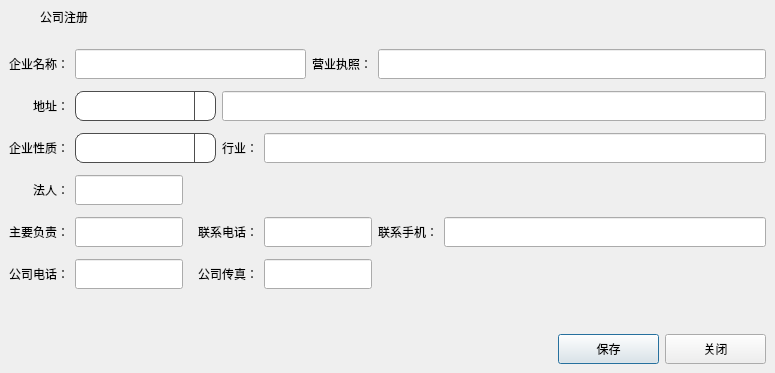
<?xml version="1.0" encoding="UTF-8"?>
<ui version="4.0">
 <class>CompanyRegister</class>
 <widget class="QDialog" name="CompanyRegister">
  <property name="geometry">
   <rect>
    <x>0</x>
    <y>0</y>
    <width>775</width>
    <height>373</height>
   </rect>
  </property>
  <property name="windowTitle">
   <string>公司注册</string>
  </property>
  <property name="styleSheet">
   <string notr="true">QComboBox{
font: 14pt &quot;WenQuanYi Micro Hei&quot;;
border-radius: 8px;
padding: 1px 10px 1px 10px;
border: 1px solid #4D4D4D;
}
QComboBox QAbstractItemView{
background-color:#4D4D4D;
color:white;
selection-background-color: rgb(56,117,215);
}
QComboBox::drop-down {
subcontrol-origin: padding;
subcontrol-position: top right;
width: 20px;
border-left-width: 1px;
border-left-style: solid;
border-top-right-radius: 3px;
border-bottom-right-radius: 3px;
border-left-color: #4D4D4D;
}
QComboBox::down-arrow{
image: url(:/image/images/arrow_down.png);
}
QComboBox::down-arrow:pressed{
position:relative;
top:1px;
left:1px;
}
</string>
  </property>
  <layout class="QVBoxLayout" name="verticalLayout">
   <property name="leftMargin">
    <number>0</number>
   </property>
   <property name="topMargin">
    <number>0</number>
   </property>
   <property name="rightMargin">
    <number>0</number>
   </property>
   <property name="bottomMargin">
    <number>0</number>
   </property>
   <item>
    <widget class="QWidget" name="TitleBarWidget" native="true">
     <property name="minimumSize">
      <size>
       <width>0</width>
       <height>34</height>
      </size>
     </property>
     <property name="maximumSize">
      <size>
       <width>16777215</width>
       <height>34</height>
      </size>
     </property>
     <layout class="QHBoxLayout" name="horizontalLayout_2">
      <property name="topMargin">
       <number>4</number>
      </property>
      <property name="bottomMargin">
       <number>4</number>
      </property>
      <item>
       <widget class="QLabel" name="label_title_icon">
        <property name="sizePolicy">
         <sizepolicy hsizetype="Fixed" vsizetype="Fixed">
          <horstretch>0</horstretch>
          <verstretch>0</verstretch>
         </sizepolicy>
        </property>
        <property name="minimumSize">
         <size>
          <width>25</width>
          <height>25</height>
         </size>
        </property>
        <property name="maximumSize">
         <size>
          <width>25</width>
          <height>25</height>
         </size>
        </property>
        <property name="text">
         <string/>
        </property>
       </widget>
      </item>
      <item>
       <widget class="QLabel" name="label_title">
        <property name="sizePolicy">
         <sizepolicy hsizetype="Expanding" vsizetype="Preferred">
          <horstretch>0</horstretch>
          <verstretch>0</verstretch>
         </sizepolicy>
        </property>
        <property name="minimumSize">
         <size>
          <width>0</width>
          <height>25</height>
         </size>
        </property>
        <property name="maximumSize">
         <size>
          <width>16777215</width>
          <height>25</height>
         </size>
        </property>
        <property name="text">
         <string>公司注册</string>
        </property>
       </widget>
      </item>
     </layout>
    </widget>
   </item>
   <item>
    <layout class="QGridLayout" name="gridLayout">
     <property name="leftMargin">
      <number>9</number>
     </property>
     <property name="topMargin">
      <number>9</number>
     </property>
     <property name="rightMargin">
      <number>9</number>
     </property>
     <property name="bottomMargin">
      <number>9</number>
     </property>
     <property name="verticalSpacing">
      <number>12</number>
     </property>
     <item row="0" column="0">
      <widget class="QLabel" name="label">
       <property name="text">
        <string>企业名称：</string>
       </property>
       <property name="alignment">
        <set>Qt::AlignRight|Qt::AlignTrailing|Qt::AlignVCenter</set>
       </property>
      </widget>
     </item>
     <item row="1" column="0">
      <widget class="QLabel" name="label_3">
       <property name="text">
        <string>地址：</string>
       </property>
       <property name="alignment">
        <set>Qt::AlignRight|Qt::AlignTrailing|Qt::AlignVCenter</set>
       </property>
      </widget>
     </item>
     <item row="1" column="1" colspan="3">
      <widget class="QComboBox" name="comboBox">
       <property name="sizePolicy">
        <sizepolicy hsizetype="Preferred" vsizetype="Preferred">
         <horstretch>0</horstretch>
         <verstretch>0</verstretch>
        </sizepolicy>
       </property>
       <property name="minimumSize">
        <size>
         <width>0</width>
         <height>30</height>
        </size>
       </property>
      </widget>
     </item>
     <item row="2" column="0">
      <widget class="QLabel" name="label_4">
       <property name="text">
        <string>企业性质：</string>
       </property>
       <property name="alignment">
        <set>Qt::AlignRight|Qt::AlignTrailing|Qt::AlignVCenter</set>
       </property>
      </widget>
     </item>
     <item row="3" column="0">
      <widget class="QLabel" name="label_6">
       <property name="text">
        <string>法人：</string>
       </property>
       <property name="alignment">
        <set>Qt::AlignRight|Qt::AlignTrailing|Qt::AlignVCenter</set>
       </property>
      </widget>
     </item>
     <item row="4" column="0">
      <widget class="QLabel" name="label_7">
       <property name="text">
        <string>主要负责：</string>
       </property>
       <property name="alignment">
        <set>Qt::AlignRight|Qt::AlignTrailing|Qt::AlignVCenter</set>
       </property>
      </widget>
     </item>
     <item row="4" column="1" colspan="2">
      <widget class="QLineEdit" name="lineEdit_6">
       <property name="sizePolicy">
        <sizepolicy hsizetype="Expanding" vsizetype="Preferred">
         <horstretch>0</horstretch>
         <verstretch>0</verstretch>
        </sizepolicy>
       </property>
       <property name="minimumSize">
        <size>
         <width>0</width>
         <height>30</height>
        </size>
       </property>
       <property name="alignment">
        <set>Qt::AlignCenter</set>
       </property>
      </widget>
     </item>
     <item row="4" column="3" colspan="2">
      <widget class="QLabel" name="label_8">
       <property name="text">
        <string>联系电话：</string>
       </property>
       <property name="alignment">
        <set>Qt::AlignRight|Qt::AlignTrailing|Qt::AlignVCenter</set>
       </property>
      </widget>
     </item>
     <item row="4" column="5" colspan="2">
      <widget class="QLineEdit" name="lineEdit_7">
       <property name="sizePolicy">
        <sizepolicy hsizetype="Expanding" vsizetype="Preferred">
         <horstretch>0</horstretch>
         <verstretch>0</verstretch>
        </sizepolicy>
       </property>
       <property name="minimumSize">
        <size>
         <width>0</width>
         <height>30</height>
        </size>
       </property>
       <property name="alignment">
        <set>Qt::AlignCenter</set>
       </property>
      </widget>
     </item>
     <item row="4" column="7">
      <widget class="QLabel" name="label_9">
       <property name="text">
        <string>联系手机：</string>
       </property>
       <property name="alignment">
        <set>Qt::AlignRight|Qt::AlignTrailing|Qt::AlignVCenter</set>
       </property>
      </widget>
     </item>
     <item row="4" column="8">
      <widget class="QLineEdit" name="lineEdit_8">
       <property name="sizePolicy">
        <sizepolicy hsizetype="Expanding" vsizetype="Preferred">
         <horstretch>0</horstretch>
         <verstretch>0</verstretch>
        </sizepolicy>
       </property>
       <property name="minimumSize">
        <size>
         <width>0</width>
         <height>30</height>
        </size>
       </property>
       <property name="alignment">
        <set>Qt::AlignCenter</set>
       </property>
      </widget>
     </item>
     <item row="5" column="0">
      <widget class="QLabel" name="label_10">
       <property name="text">
        <string>公司电话：</string>
       </property>
       <property name="alignment">
        <set>Qt::AlignRight|Qt::AlignTrailing|Qt::AlignVCenter</set>
       </property>
      </widget>
     </item>
     <item row="5" column="1" colspan="2">
      <widget class="QLineEdit" name="lineEdit_9">
       <property name="sizePolicy">
        <sizepolicy hsizetype="Expanding" vsizetype="Preferred">
         <horstretch>0</horstretch>
         <verstretch>0</verstretch>
        </sizepolicy>
       </property>
       <property name="minimumSize">
        <size>
         <width>0</width>
         <height>30</height>
        </size>
       </property>
       <property name="alignment">
        <set>Qt::AlignCenter</set>
       </property>
      </widget>
     </item>
     <item row="5" column="3" colspan="2">
      <widget class="QLabel" name="label_11">
       <property name="text">
        <string>公司传真：</string>
       </property>
       <property name="alignment">
        <set>Qt::AlignRight|Qt::AlignTrailing|Qt::AlignVCenter</set>
       </property>
      </widget>
     </item>
     <item row="5" column="5" colspan="2">
      <widget class="QLineEdit" name="lineEdit_10">
       <property name="sizePolicy">
        <sizepolicy hsizetype="Expanding" vsizetype="Preferred">
         <horstretch>0</horstretch>
         <verstretch>0</verstretch>
        </sizepolicy>
       </property>
       <property name="minimumSize">
        <size>
         <width>0</width>
         <height>30</height>
        </size>
       </property>
       <property name="alignment">
        <set>Qt::AlignCenter</set>
       </property>
      </widget>
     </item>
     <item row="1" column="4" colspan="5">
      <widget class="QLineEdit" name="lineEdit_3">
       <property name="sizePolicy">
        <sizepolicy hsizetype="Expanding" vsizetype="Preferred">
         <horstretch>0</horstretch>
         <verstretch>0</verstretch>
        </sizepolicy>
       </property>
       <property name="minimumSize">
        <size>
         <width>0</width>
         <height>30</height>
        </size>
       </property>
       <property name="alignment">
        <set>Qt::AlignCenter</set>
       </property>
      </widget>
     </item>
     <item row="2" column="4">
      <widget class="QLabel" name="label_5">
       <property name="text">
        <string>行业：</string>
       </property>
       <property name="alignment">
        <set>Qt::AlignRight|Qt::AlignTrailing|Qt::AlignVCenter</set>
       </property>
      </widget>
     </item>
     <item row="2" column="1" colspan="3">
      <widget class="QComboBox" name="comboBox_2">
       <property name="sizePolicy">
        <sizepolicy hsizetype="Preferred" vsizetype="Preferred">
         <horstretch>0</horstretch>
         <verstretch>0</verstretch>
        </sizepolicy>
       </property>
       <property name="minimumSize">
        <size>
         <width>0</width>
         <height>30</height>
        </size>
       </property>
      </widget>
     </item>
     <item row="2" column="5" colspan="4">
      <widget class="QLineEdit" name="lineEdit_4">
       <property name="sizePolicy">
        <sizepolicy hsizetype="Expanding" vsizetype="Preferred">
         <horstretch>0</horstretch>
         <verstretch>0</verstretch>
        </sizepolicy>
       </property>
       <property name="minimumSize">
        <size>
         <width>0</width>
         <height>30</height>
        </size>
       </property>
       <property name="alignment">
        <set>Qt::AlignCenter</set>
       </property>
      </widget>
     </item>
     <item row="0" column="1" colspan="5">
      <widget class="QLineEdit" name="lineEdit">
       <property name="sizePolicy">
        <sizepolicy hsizetype="Expanding" vsizetype="Preferred">
         <horstretch>0</horstretch>
         <verstretch>0</verstretch>
        </sizepolicy>
       </property>
       <property name="minimumSize">
        <size>
         <width>0</width>
         <height>30</height>
        </size>
       </property>
       <property name="alignment">
        <set>Qt::AlignCenter</set>
       </property>
      </widget>
     </item>
     <item row="0" column="6">
      <widget class="QLabel" name="label_2">
       <property name="text">
        <string>营业执照：</string>
       </property>
       <property name="alignment">
        <set>Qt::AlignRight|Qt::AlignTrailing|Qt::AlignVCenter</set>
       </property>
      </widget>
     </item>
     <item row="0" column="7" colspan="2">
      <widget class="QLineEdit" name="lineEdit_2">
       <property name="sizePolicy">
        <sizepolicy hsizetype="Expanding" vsizetype="Preferred">
         <horstretch>0</horstretch>
         <verstretch>0</verstretch>
        </sizepolicy>
       </property>
       <property name="minimumSize">
        <size>
         <width>0</width>
         <height>30</height>
        </size>
       </property>
       <property name="alignment">
        <set>Qt::AlignCenter</set>
       </property>
      </widget>
     </item>
     <item row="3" column="1" colspan="2">
      <widget class="QLineEdit" name="lineEdit_5">
       <property name="sizePolicy">
        <sizepolicy hsizetype="Expanding" vsizetype="Preferred">
         <horstretch>0</horstretch>
         <verstretch>0</verstretch>
        </sizepolicy>
       </property>
       <property name="minimumSize">
        <size>
         <width>0</width>
         <height>30</height>
        </size>
       </property>
       <property name="alignment">
        <set>Qt::AlignCenter</set>
       </property>
      </widget>
     </item>
    </layout>
   </item>
   <item>
    <spacer name="verticalSpacer">
     <property name="orientation">
      <enum>Qt::Vertical</enum>
     </property>
     <property name="sizeHint" stdset="0">
      <size>
       <width>20</width>
       <height>61</height>
      </size>
     </property>
    </spacer>
   </item>
   <item>
    <layout class="QHBoxLayout" name="horizontalLayout">
     <property name="leftMargin">
      <number>9</number>
     </property>
     <property name="topMargin">
      <number>9</number>
     </property>
     <property name="rightMargin">
      <number>9</number>
     </property>
     <property name="bottomMargin">
      <number>9</number>
     </property>
     <item>
      <spacer name="horizontalSpacer">
       <property name="orientation">
        <enum>Qt::Horizontal</enum>
       </property>
       <property name="sizeHint" stdset="0">
        <size>
         <width>40</width>
         <height>20</height>
        </size>
       </property>
      </spacer>
     </item>
     <item>
      <widget class="QPushButton" name="btnSave">
       <property name="sizePolicy">
        <sizepolicy hsizetype="Minimum" vsizetype="Preferred">
         <horstretch>0</horstretch>
         <verstretch>0</verstretch>
        </sizepolicy>
       </property>
       <property name="minimumSize">
        <size>
         <width>101</width>
         <height>30</height>
        </size>
       </property>
       <property name="text">
        <string>保存</string>
       </property>
      </widget>
     </item>
     <item>
      <widget class="QPushButton" name="btnClose">
       <property name="sizePolicy">
        <sizepolicy hsizetype="Minimum" vsizetype="Preferred">
         <horstretch>0</horstretch>
         <verstretch>0</verstretch>
        </sizepolicy>
       </property>
       <property name="minimumSize">
        <size>
         <width>101</width>
         <height>30</height>
        </size>
       </property>
       <property name="text">
        <string>关闭</string>
       </property>
      </widget>
     </item>
    </layout>
   </item>
  </layout>
 </widget>
 <resources/>
 <connections/>
</ui>
